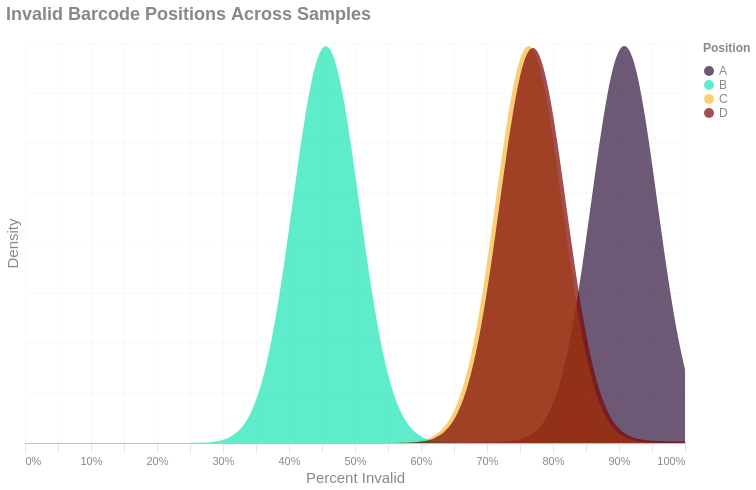

The cell this chart's notebook holds for it:
### Markdown cell above
## Invalid Positions in Barcodes
This is the density distribution of invalid barcode positions across all samples as a percent of all the invalid barcodes.
This should help you assess whether some positions have a higher incidence of failure than others, which may be diagnostic
of issues with the chemistry. You can isolate any of the positions by clicking on them in the figure legend.

### Code cell
selection = alt.selection_point(fields=['Position'], bind='legend')
with SafeRender(invalids_long):
    (
        alt.Chart(invalids_long)
        .transform_density(
            density='Invalid',
            groupby=['Position'],
            extent=[0, 1],
            bandwidth=0.05  # Adjust this to control smoothness
        )
        .mark_area(opacity = 1, line=False, interpolate="natural")
        .encode(
            x=alt.X('value:Q', title='Percent Invalid').axis(format="%"),
            y=alt.Y('density:Q', title='Density')
                .axis(labels=False)
                .stack(False),
            color= alt.Color('Position:N')
                .title("Position")
                .scale(range=palette(invalids_long['Position'].nunique())),
            opacity=alt.when(selection).then(alt.value(1)).otherwise(alt.value(0.1)),
            tooltip = [
                "Position:N",
                alt.Tooltip("value:Q", bin=True, format = ".0%", title="Percent Invalid")
            ],
        )
    .add_params(selection)
    .properties(
            title='Invalid Barcode Positions Across Samples',
            usermeta={'embedOptions': {'downloadFileName': 'invalid.bc.positions'}}
        )
    ).display()

### Figure 1 — Vega-Lite specification as saved in the notebook (floating-point values rounded to 4 significant figures; data arrays with more than 128 entries replaced by an {"elided": "..."} marker saying what was removed)
{"width": "container", "height": 400, "config": {"title": {"anchor": "start", "dy": -15, "fontSize": 18, "color": "#888888", "subtitleColor": "#888888", "subtitleFontSize": 14}, "arc": {"fill": "#0072B2"}, "axis": {"domainColor": "#888888", "domainWidth": 0.5, "gridWidth": 0.2, "grid": false, "titleFontWeight": 400, "titleFontSize": 15, "labelFontSize": 11, "labelColor": "#888888", "tickColor": "#888888", "tickWidth": 0.2, "titleColor": "#888888"}, "axisBand": {"grid": false}, "axisX": {"grid": true, "tickSize": 10, "domainCap": "round"}, "axisY": {"domain": false, "grid": true, "tickSize": 0, "domainCap": "round"}, "background": "transparent", "header": {"labelFontSize": 15, "labelColor": "#888888", "titleFontSize": 15, "titleFontWeight": 600, "titleColor": "#888888"}, "legend": {"labelFont": "sans-serif", "labelFontSize": 12, "labelColor": "#888888", "symbolSize": 100, "symbolType": "circle", "titleFontSize": 12, "titlePadding": 10, "titleColor": "#888888", "title": null}, "range": {"category": ["#E69F00", "#56B4E9", "#009E73", "#F0E442", "#0072B2", "#D55E00", "#CC79A7", "#000000"], "diverging": ["#cfe8f3", "#a2d4ec", "#73bfe2", "#46abdb", "#1696d2", "#12719e"]}, "area": {"fill": "#0072B2", "fillOpacity": 0.7, "line": true, "strokeOpacity": 0.7}, "line": {"color": "#0072B2", "stroke": "#0072B2", "strokeWidth": 2}, "trail": {"color": "#0072B2", "stroke": "#0072B2", "strokeWidth": 0, "size": 1}, "point": {"filled": true, "fillOpacity": 1.0, "size": 95}, "text": {"color": "#888888", "fontSize": 11, "align": "right", "fontWeight": 400, "size": 11}, "bar": {"fill": "#0072B2", "stroke": null}, "view": {"stroke": null, "continuousWidth": 660, "continuousHeight": 400}}, "data": {"name": "data-2ff18ad5e2cb1eee3bf136b6b4503862"}, "mark": {"type": "area", "interpolate": "natural", "line": false, "opacity": 1}, "encoding": {"color": {"field": "Position", "scale": {"range": ["#30123B", "#1AE4B6", "#FABA39", "#7A0403"]}, "title": "Position", "type": "nominal"}, "opacity": {"condition": [{"param": "param_28d682d82f851a8c", "value": 1}], "value": 0.1}, "tooltip": [{"field": "Position", "type": "nominal"}, {"bin": true, "field": "value", "format": ".0%", "title": "Percent Invalid", "type": "quantitative"}], "x": {"axis": {"format": "%"}, "field": "value", "title": "Percent Invalid", "type": "quantitative"}, "y": {"axis": {"labels": false}, "field": "density", "stack": false, "title": "Density", "type": "quantitative"}}, "params": [{"name": "param_28d682d82f851a8c", "select": {"type": "point", "fields": ["Position"]}, "bind": "legend"}], "title": "Invalid Barcode Positions Across Samples", "transform": [{"density": "Invalid", "bandwidth": 0.05, "extent": [0, 1], "groupby": ["Position"]}], "usermeta": {"embedOptions": {"downloadFileName": "invalid.bc.positions"}}, "$schema": "https://vega.github.io/schema/vega-lite/v6.1.0.json", "datasets": {"data-2ff18ad5e2cb1eee3bf136b6b4503862": {"elided": "1404 records"}}}
